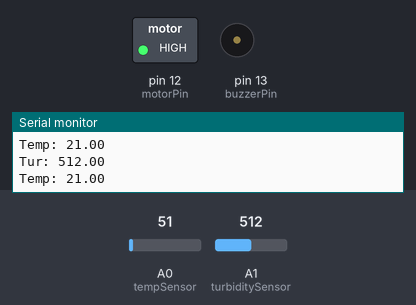
Recording of a sketch running on a simulated Arduino Uno, built with avr-gcc and run on an emulated ATmega328P. Parts: switched loads named in the sketch (green lamp = pin HIGH), buzzer (waves = sounding), the last lines printed to the serial monitor. The test bench sets the inputs (shaded band); at power-on: A1 (turbiditySensor) = 512, A0 (tempSensor) = 51. Sleep ends after the set time or at an interrupt. At 3.8 s the program stops and its outputs stay as they are.

Above: at 1.2 s.
1.3 s: A1 (turbiditySensor) set to 910
At 2.1 s:
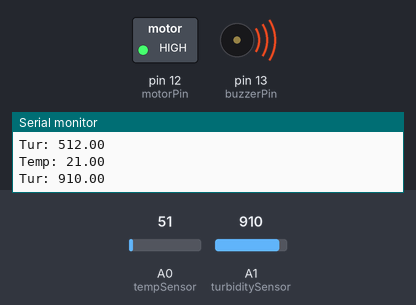
At 5.0 s:
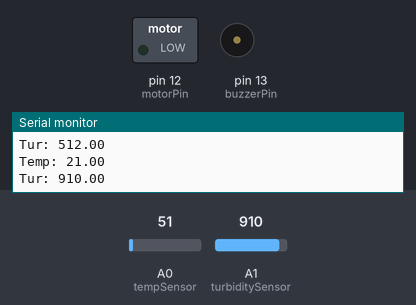
Timing chart, 0 to 5.3 s (numbered marks = the images above; inputs shaded):
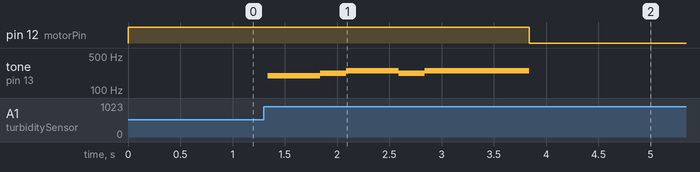

Measured:
- after the input at 1.3 s, pin 12 (motorPin): HIGH → LOW after 2.5 s; tone on pin 13 (buzzerPin): plays 196 Hz for 0.50 s, 220 Hz for 0.25 s, 246 Hz for 0.50 s, 220 Hz for 0.25 s, 246 Hz for 1.0 s, starting at once

The sketch:

Embeded_Systems.ino
```cpp
//Library
#include <avr/sleep.h>

//Temp Pin
int tempSensor = A0;
//Turbidity Pin
int turbiditySensor = A1;
//Buzzer Pin7
int buzzerPin = 13;
//Motor Pin
int motorPin = 12;

//Variables
int tempInput;
double temp;
float turbidityInput;
float turbidity;

void setup() {
  // Set up sleep mode
  set_sleep_mode(SLEEP_MODE_PWR_DOWN);

  //Set up serial output (for debug)
  Serial.begin(9600);

  //set digital pin type
  pinMode(buzzerPin, OUTPUT);
  pinMode(motorPin, OUTPUT);
  pinMode(turbiditySensor, INPUT);

  //Turn on power relay
  digitalWrite(motorPin, HIGH);
}

void loop() {
 //Check if temp is more than 65C
 if(checkTemp()>65){
    playBuzzer(1);
    digitalWrite(motorPin, LOW);
    sleep_mode();
  }
  //Check if water is turbid
  if(checkTurbidity()>900){
    playBuzzer(0);
    digitalWrite(motorPin, LOW);
    sleep_mode();
  }
}


int checkTemp(){
  tempInput = analogRead(tempSensor); //read the analog sensor and store it
  temp = (((tempInput*5)/1024)+.21)*100;//find temp in celcius
  Serial.print("Temp: ");
  Serial.println(temp);
  return temp;
}

int checkTurbidity(){
  turbidityInput = analogRead(turbiditySensor);
  turbidity = turbidityInput;
  Serial.print("Tur: ");
  Serial.println(turbidity);
  return turbidity;
}

void playBuzzer(int song){
  if(song == 0){playFinishedTone();}
  else if (song == 1){playHotTone();}
  else {playErrorTone();}
}

void playFinishedTone(){
  tone(buzzerPin, 196);
  delay(500);
  tone(buzzerPin, 220);
  delay(250);
  tone(buzzerPin, 246);
  delay(500);
  tone(buzzerPin, 220);
  delay(250);
  tone(buzzerPin, 246);
  delay(1000);
  noTone(buzzerPin);
}

void playHotTone(){
  tone(buzzerPin, 185);
  delay(500);
  tone(buzzerPin, 155);
  delay(500);
  tone(buzzerPin, 138);
  delay(500);
  tone(buzzerPin, 116);
  delay(500);
  noTone(buzzerPin);
}

void playErrorTone(){
  tone(buzzerPin, 392);
  delay(250);
  tone(buzzerPin, 392);
  delay(250);
  tone(buzzerPin, 392);
  delay(500);
  noTone(buzzerPin);
  delay(500);
  tone(buzzerPin, 392);
  delay(250);
  tone(buzzerPin, 392);
  delay(250);
  tone(buzzerPin, 392);
  delay(500);
  noTone(buzzerPin);
}
```
